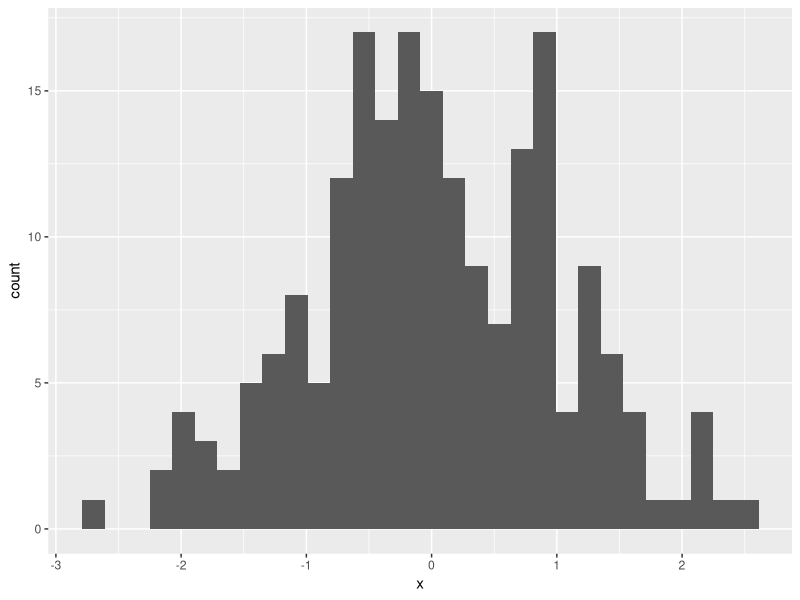
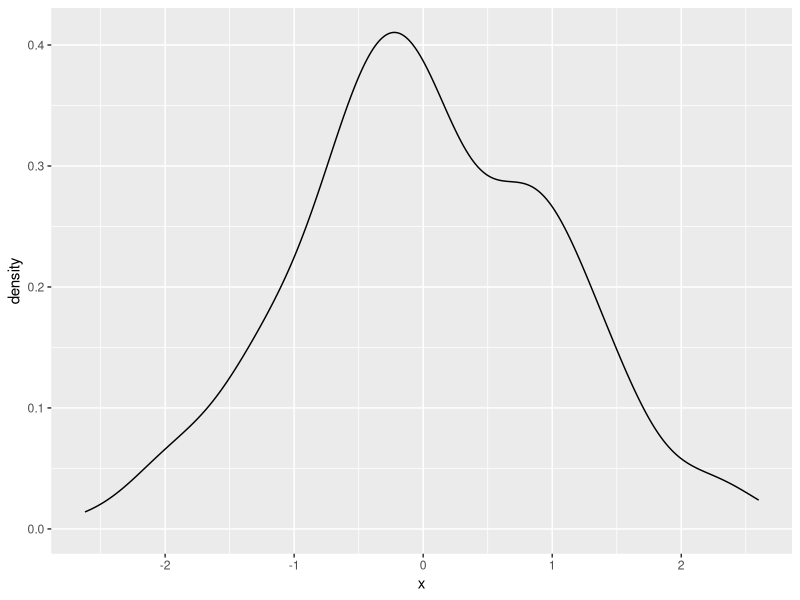
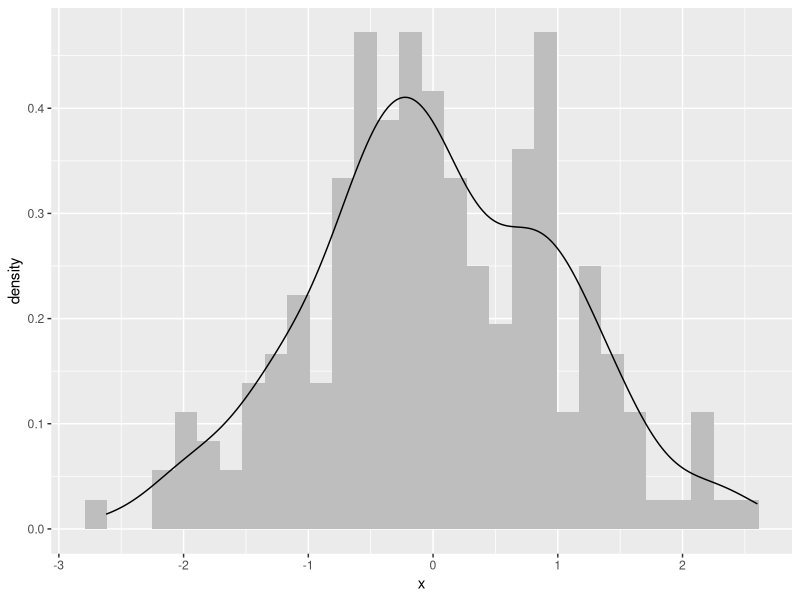
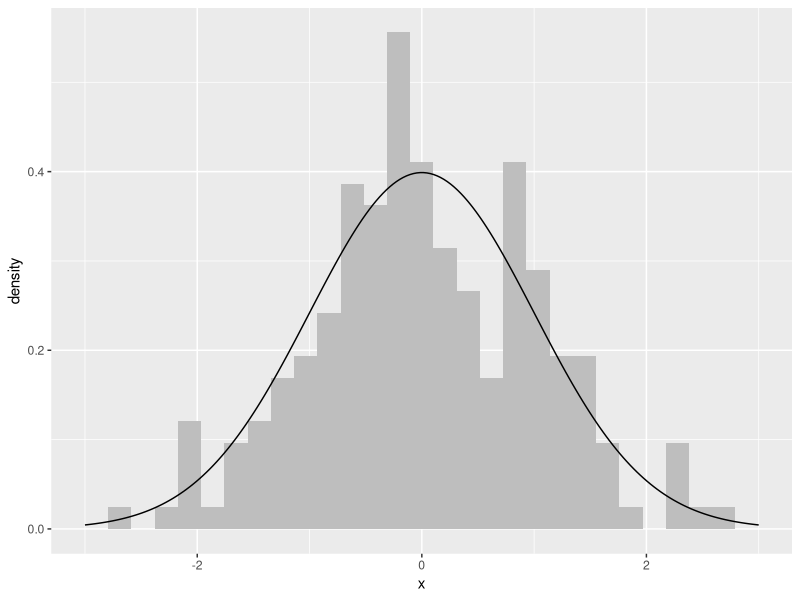
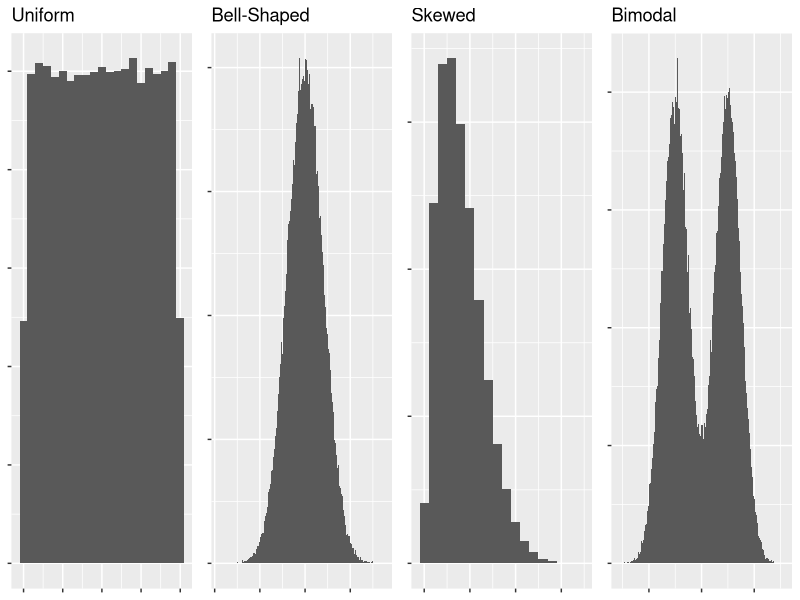

Write R code to recreate these figures, in order.
## ---- chunk 1
library(tidyverse)
library(readxl)
library(cowplot)
## ---- chunk 2
# Set the seed for the random number generator
set.seed(5)

# Random numbers with a mean of 0 and standard deviation of 1
x <- rnorm(200)
M <- data_frame(x)  # Make a data_frame for ggplot
## ---- chunk 3
ggplot(M, aes(x = x)) +
  geom_histogram()
## ---- chunk 4
ggplot(M, aes(x = x)) +
  geom_density()
## ---- chunk 5
ggplot(M, aes(x = x)) +
  geom_histogram(aes(y = ..density..), fill = "gray") +
  geom_density()
## ---- chunk 6
normal <- function(Y, mu = 0, sigma = 1){
  1 / sqrt(2 * pi * sigma ^ 2) * 
    exp((-(Y - mu) ^ 2 / (2 * sigma ^ 2)))
}
## ---- chunk 7
Y <- seq(-3, 3, length = 200)
prob <- normal(Y)
M_prob <- data_frame(Y, prob)
## ---- chunk 8
ggplot(M, aes(x = x)) +
  geom_histogram(aes(y = ..density..), fill = "gray") +
  geom_line(data = M_prob, aes(x = Y, y = prob))
## ---- chunk 9
set.seed(12)

n <- 100000

mytheme <-
  theme(axis.title = element_blank(),
        axis.text = element_blank())

p1 <- data.frame(uni = runif(n, 0, 1)) %>% 
  ggplot(aes(uni)) +
  geom_histogram(binwidth = 0.05) +
  ggtitle("Uniform") +
  mytheme

p2 <- data.frame(norm = rnorm(n, 0, 1)) %>% 
  ggplot(aes(norm)) +
  geom_histogram(binwidth = 0.05) +
  ggtitle("Bell-Shaped") +
  mytheme

p3 <- data.frame(b = rbeta(n, 2, 8)) %>% 
  ggplot(aes(b)) +
  geom_histogram(binwidth = 0.05) +
  ggtitle("Skewed") +
  mytheme

p4 <- data.frame(bi = c(rnorm(n, -2, 1),
                  rnorm(n, 2, 1))) %>% 
  ggplot(aes(bi)) +
  geom_histogram(binwidth = 0.05) +
  ggtitle("Bimodal") +
  mytheme

plot_grid(p1, p2, p3, p4, ncol = 4)
